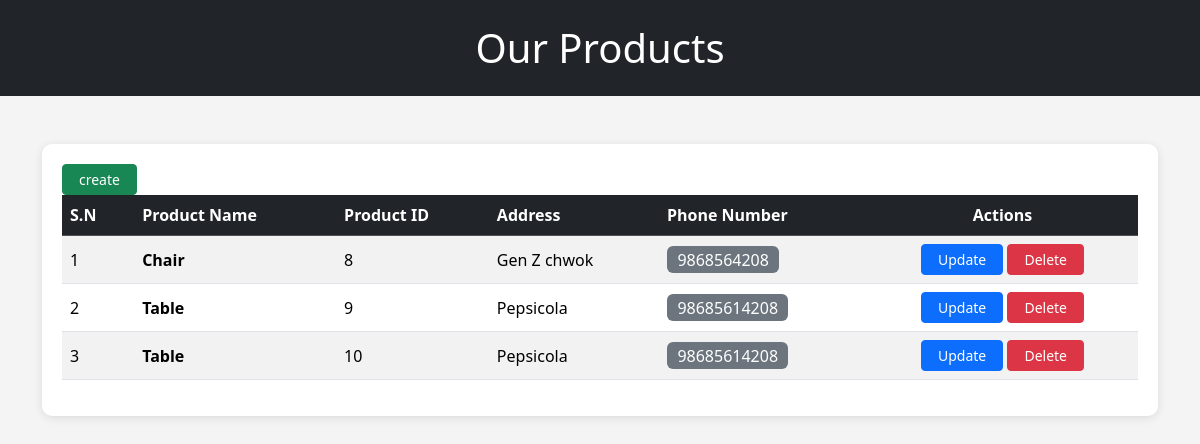
/show_items/, run on an earlier commit of the app's database.
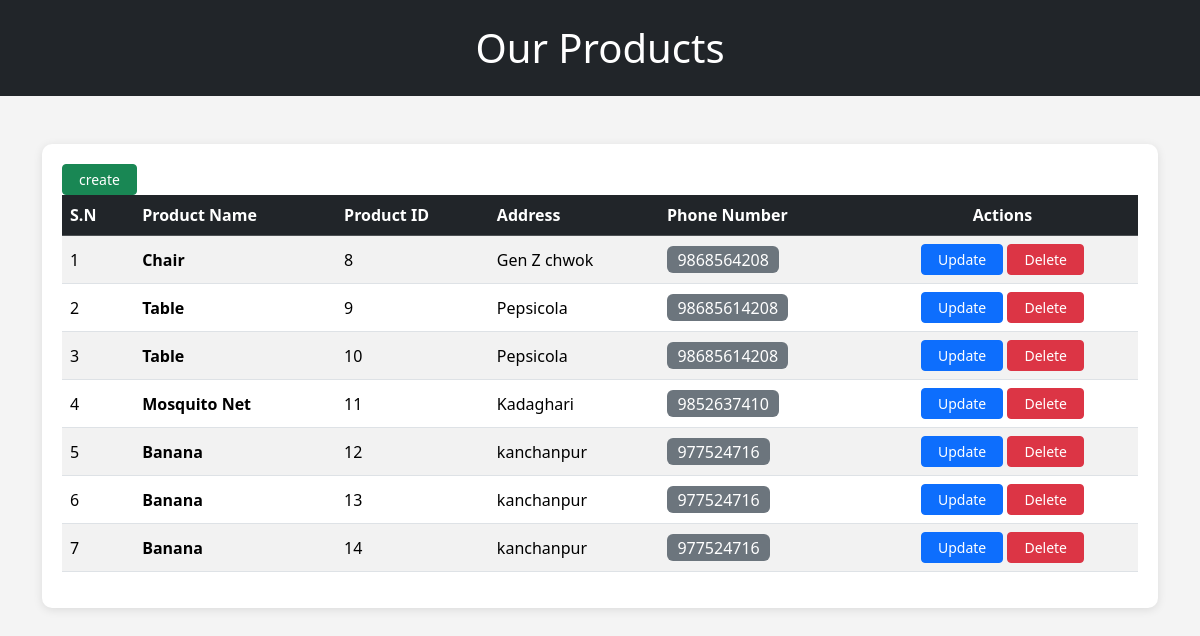
And on a later commit of the database.
### product/models.py (models this page shows)
class Items(models.Model):
    name = models.CharField(max_length=50)
    address = models.CharField(max_length=50)
    phone_number = models.IntegerField(null=True)
    class Meta:
        db_table = "Things"
    def __str__(self):
        return f'{self.name} {self.address} {self.phone_number}'

### product/views.py (the view)
# urls.py: path('show_items/', show_items),
def show_items(request):
    data = Items.objects.all()
    print(data)
    return render(request, "product/things.html", {"Products":data})

### product/templates/product/things.html (shortened to what this page needs)
<!DOCTYPE html>
<html lang="en">
<head>
    <link href="https://cdn.jsdelivr.net/npm/bootstrap@5.3.3/dist/css/bootstrap.min.css" rel="stylesheet">
</head>
<body>
    <header class="bg-dark text-white text-center py-4 mb-5">
        <h1 class="m-0">Our Products</h1>
    </header>
    <div class="container mb-5">
        <div class="table-container">
            <a href="/WF_create_product" class="btn btn-success btn-sm px-3">create</a>
            <div class="table-responsive">
                <table class="table table-hover table-striped align-middle">
                    <thead class="table-dark">
                        <tr>
                            <th scope="col">S.N</th>
                            <th scope="col" class="ps-3">Product Name</th>
                            <th scope="col">Product ID</th>
                            <th scope="col">Address</th>
                            <th scope="col">Phone Number</th>
                            <th scope="col" class="text-center">Actions</th>
                        </tr>
                    </thead>
                    <tbody>
                        {% for i in Products %}
                        <tr>
                            <td>{{forloop.counter}}</td>
                            <td class="fw-bold ps-3">{{ i.name }}</td>
                            <td>{{ i.id }}</td>
                            <td>{{ i.address }}</td>
                            <td><span class="badge bg-secondary text-wrap fs-6 fw-normal">{{ i.phone_number }}</span></td>
                            <td class="text-center">
                                <a href="/update_product/{{ i.id }}" class="btn btn-primary btn-sm px-3">Update</a>
                                <a href="/delete/{{ i.id }}" class="btn btn-danger btn-sm px-3">Delete</a>
                            </td>
                        </tr>
                        {%empty%}
                        <tr>
                            <td>
                                The is no content in table, press creat button to add data into the table.
                            </td>
                        {% endfor %}
                    </tbody>
                </table>
            </div>
        </div>
    </div>
</body>
</html>

What changed in the data, as far as the page shows it:
added Items: name "Mosquito Net", id "11", address "Kadaghari", phone_number "9852637410"
added Items: name "Banana", id "12", address "kanchanpur", phone_number "977524716"
added Items: name "Banana", id "13", address "kanchanpur", phone_number "977524716"
added Items: name "Banana", id "14", address "kanchanpur", phone_number "977524716"
